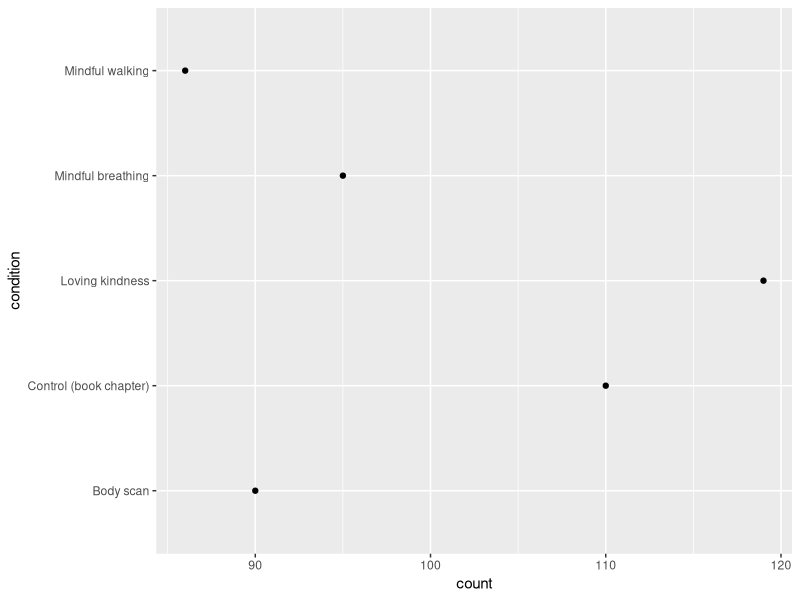
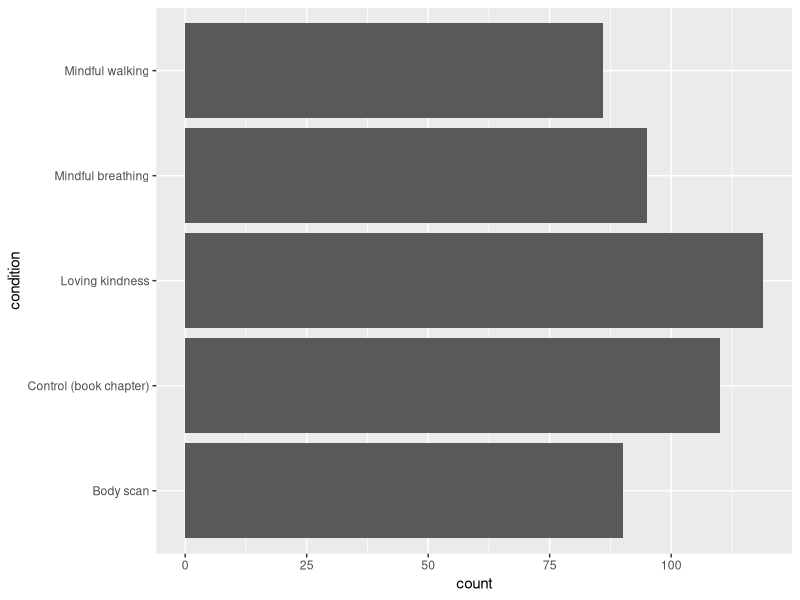
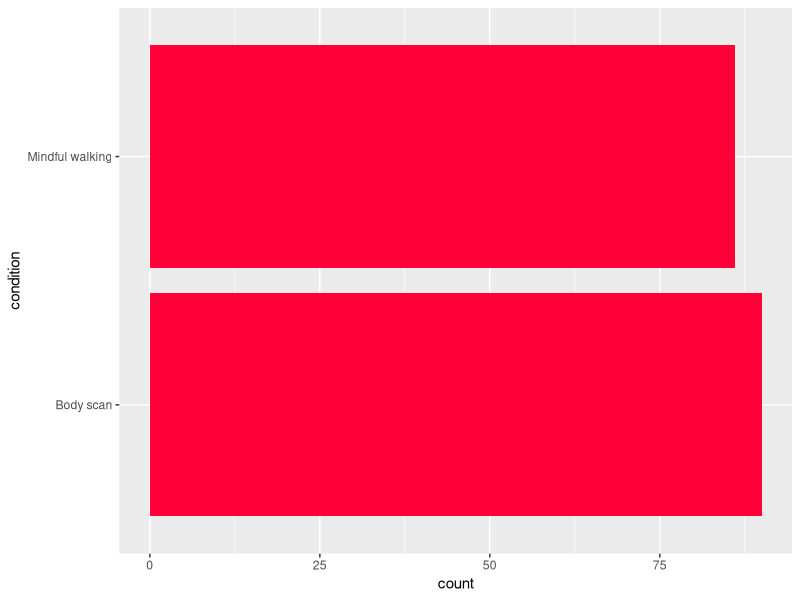
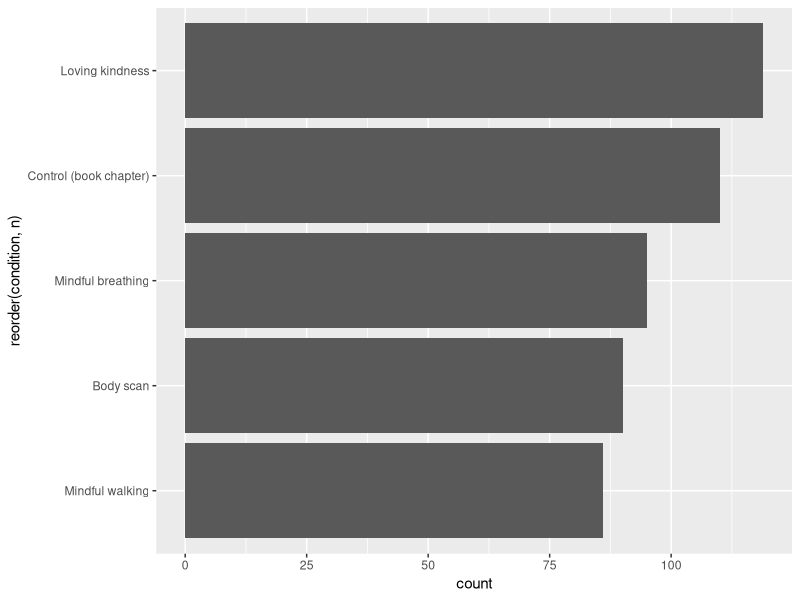
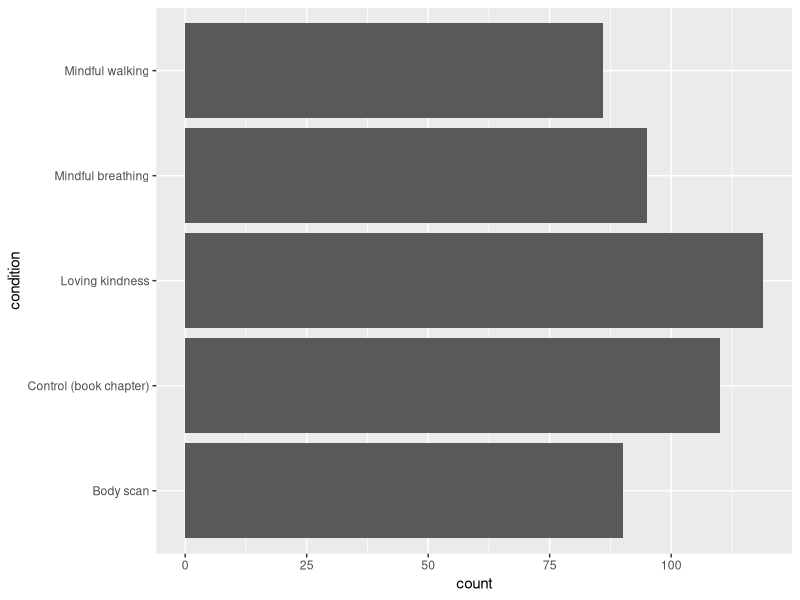
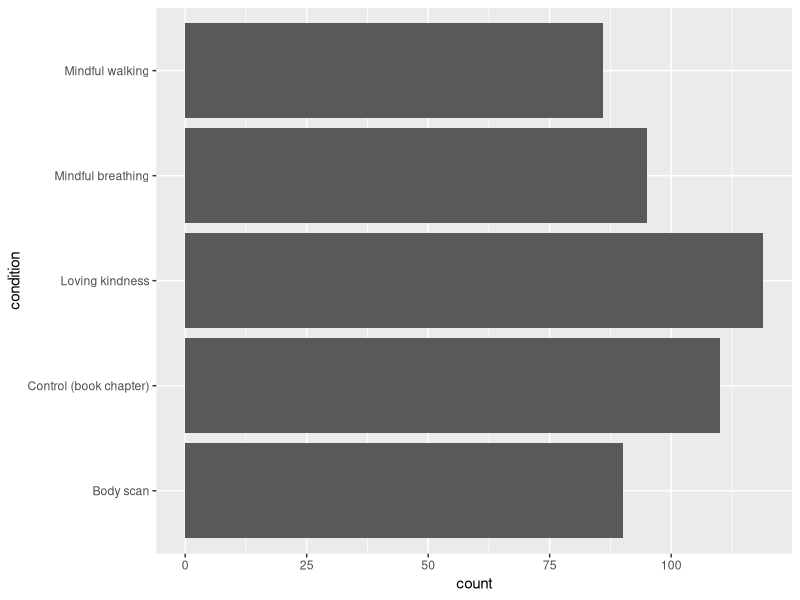
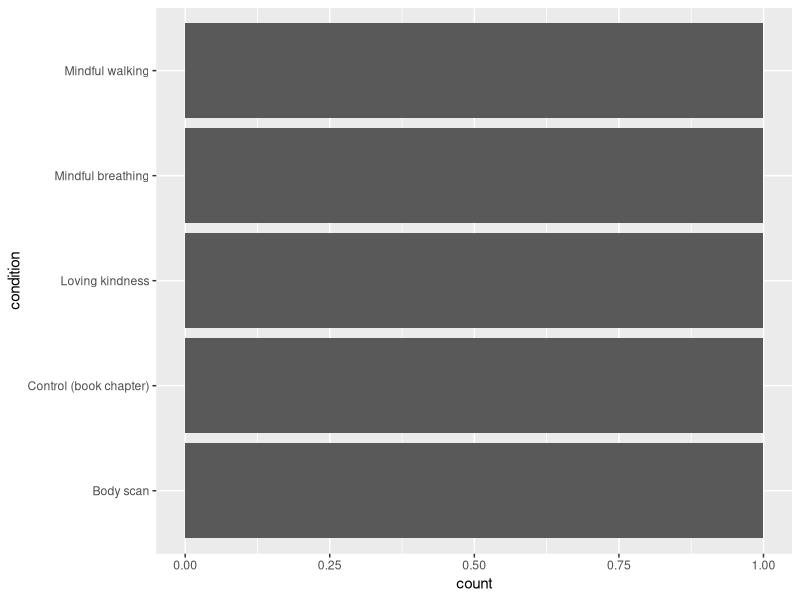
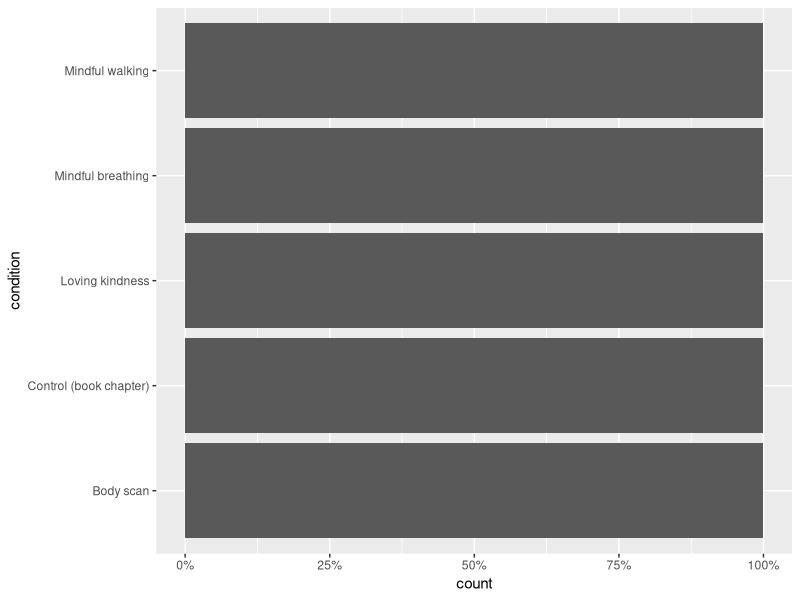

Generate these figures, in order, with R:
## ---- chunk 1
#| echo: false
#| output: false
library(readr)
library(ggplot2)

meditation = read_csv('data/meditation-stress-sample.csv')
## ---- chunk 2
ggplot(meditation, aes(y = condition)) +
    geom_point(stat = 'count')
## ---- chunk 3
#| fig-height: 2
ggplot(meditation, aes(y = condition)) +
    geom_bar()
## ---- chunk 4
#| echo: false
meditation |>
    dplyr::filter(condition %in% c('Mindful walking', 'Body scan')) |>
ggplot(aes(y = condition)) +
    geom_bar(fill = '#FF0039')
## ---- chunk 5
#| fig-height: 2
meditation |>
    dplyr::add_count(condition) |>
    ggplot(aes(y = reorder(condition, n))) +
        geom_bar()
## ---- chunk 6
#| fig-height: 2
ggplot(meditation, aes(y = condition, fill = gender)) +
    geom_bar()
## ---- chunk 7
#| fig-height: 3
ggplot(meditation, aes(y = condition, fill = gender)) +
    geom_bar(position = 'dodge')
## ---- chunk 8
#| fig-height: 2
ggplot(meditation, aes(y = condition, fill = gender)) +
    geom_bar(position = 'fill')
## ---- chunk 9
#| fig-height: 2
ggplot(meditation, aes(y = condition, fill = gender)) +
    geom_bar(position = 'fill') +
    scale_x_continuous(labels = scales::label_percent())
## ---- chunk 10
ggplot(meditation, aes(x = factor(1), fill = gender)) +
    geom_bar() +
    coord_polar(theta = 'y')
